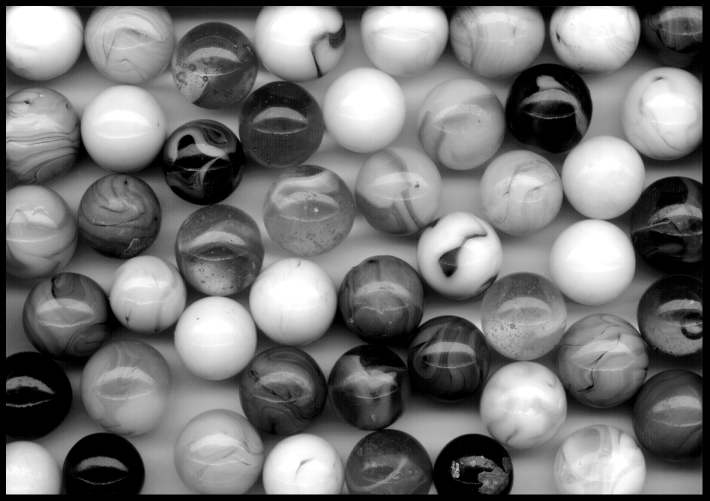
%> input picture vision/fourier/GMARBLES.TIF, 1419 x 1001 px (shown at 1/2 size)
$ octave decompress.m   (GNU Octave 9; MATLAB toolbox functions it lacks are replaced by stand-ins)
%> lines starting %> are read from the running program, lines starting %| are printed output that depends on the picture
I = imread('GMARBLES.TIF');
%> I is the input picture: size 1001x1419 uint8; min 0, max 255, mean 117.7
I = im2double(imresize(I,[200 200]));
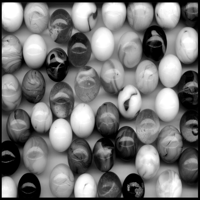
%> I: size 200x200 double; min 0, max 1, mean 0.462
[rows,cols] = size(I);
%> rows = 200; cols = 200
n_0 = rows*cols;
%> n_0 = 40000
M = n_0/8;
%> M = 5000
Fcomp = compress(I,sqrt(M));

Id = decompress1(Fcomp);

figure(2);
subplot(1,2,1);
imshow(I);
subplot(1,2,2);
imshow(Id);

function [Id] = decompress1(Fcomp)

    % Input:
    % F: the compressed version of the image
    % Output:
    % Id: the approximated image

    % Please follow the instructions in the comments to fill in the missing commands.

    % 1) Apply the inverse FFT shift (MATLAB command ifftshift)

    % 2) Compute the inverse FFT (MATLAB command ifft2)

    % 3) Keep the real part of the previous output


    Id=real(ifft2(ifftshift(Fcomp)));

end

function [Fcomp] = compress(I,M_root)
%> called with M_root = 70.71
    g=fft2(I);
    k=abs(fftshift(g));

    [rows,cols] = size(I);
%> rows = 200; cols = 200
    idx_rows = abs((1:rows) - ceil(rows/2)) < M_root/2 ;
%> idx_rows = 200 logical values, 71 true
    idx_cols = abs((1:cols)- ceil(cols/2)) < M_root/2 ;
%> idx_cols = 200 logical values, 71 true
    M = (double(idx_rows')) * (double(idx_cols));
    M=im2double(M);
    % 3) Multiply in a pointwise manner the image with the mask.

    Fcomp=M.*k;
%> in decompress1, `Id=real(ifft2(ifftshift(Fcomp)));`:
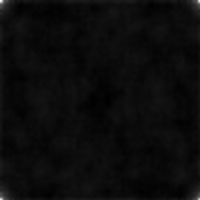
%> Id: size 200x200 double; min -0.0153, max 9.99, mean 0.462; drawn with min black and max white
%> `imshow(Id);`:
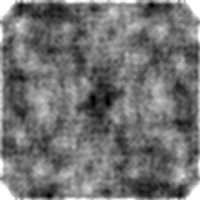
%> displayed picture: size 200x200, on the screen's scale of 0 to 255; min 0, max 255, mean 114.3
    % Copy this function from the previous step
end
